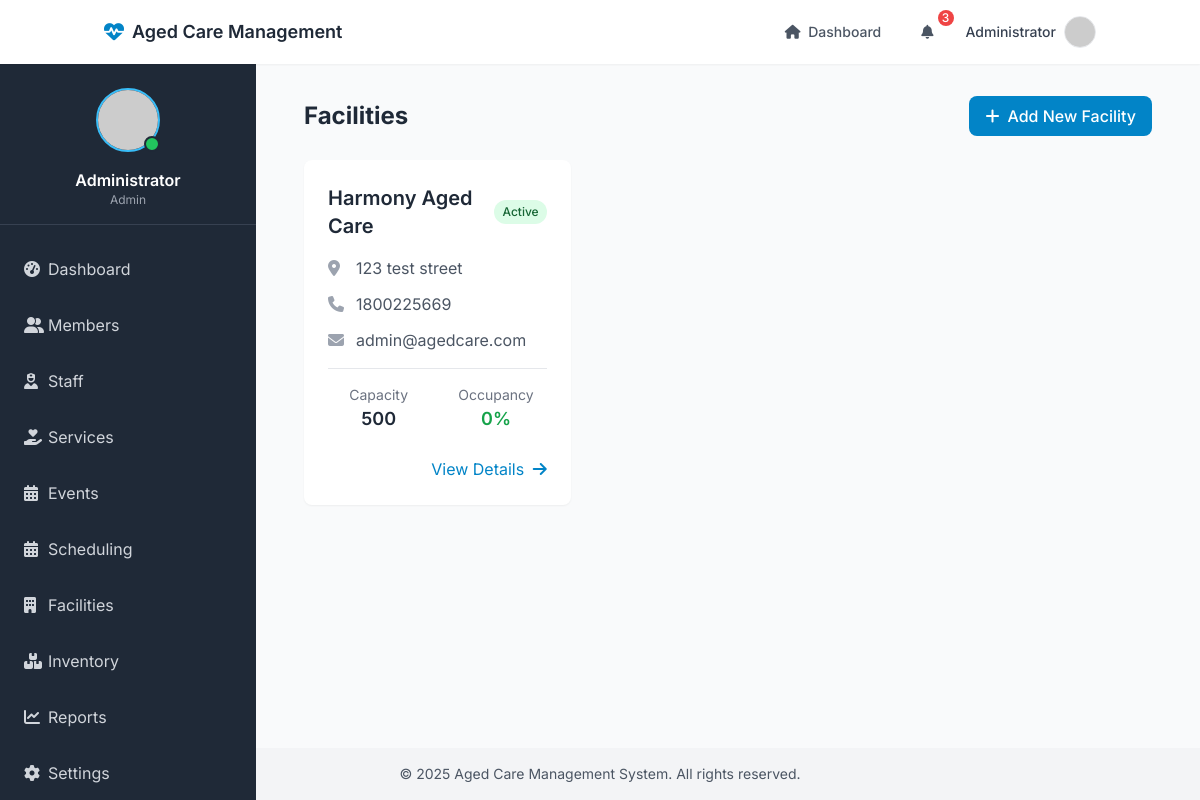
The app's page /facilities/ (signed in) with its own data.
### models/user.py (models this page shows, shortened)
class User(UserMixin, db.Model):
    __tablename__ = 'users'
    id = db.Column(db.Integer, primary_key=True)
    name = db.Column(db.String(100), nullable=False)
    email = db.Column(db.String(100), unique=True, nullable=False)
    password_hash = db.Column(db.String(200), nullable=False)
    role = db.Column(db.String(20), default='staff')  # admin, staff, family
    is_active = db.Column(db.Boolean, default=True)
    created_at = db.Column(db.DateTime, default=datetime.utcnow)
    last_login = db.Column(db.DateTime)
    @property
    def password(self):
        raise AttributeError('password is not a readable attribute')

### models/facility.py (models this page shows, shortened)
class Facility(db.Model):
    id = db.Column(db.Integer, primary_key=True)
    name = db.Column(db.String(100), nullable=False)
    address = db.Column(db.String(200), nullable=False)
    phone = db.Column(db.String(20))
    email = db.Column(db.String(100))
    capacity = db.Column(db.Integer)
    manager_id = db.Column(db.Integer, db.ForeignKey('staff.id'))
    is_active = db.Column(db.Boolean, default=True)
    created_at = db.Column(db.DateTime, default=datetime.utcnow)
    updated_at = db.Column(db.DateTime, default=datetime.utcnow, onupdate=datetime.utcnow)
    rooms = db.relationship('Room', backref='facility', lazy=True)
    members = db.relationship('Member', backref='facility', lazy=True)

### routes/facilities.py (the view)
@facility_routes.route('/')
@login_required
def index():
    facilities = Facility.query.all()
    return render_template('facilities/index.html', facilities=facilities)

### templates/facilities/index.html (shortened to what this page needs)
{% extends "base.html" %}
{% block content %}
<div class="container mx-auto px-4">
    <div class="flex justify-between items-center mb-6">
        <h1 class="text-2xl font-bold text-gray-800">Facilities</h1>
        {% if current_user.role == 'admin' %}
        <a href="{{ url_for('facilities.create') }}"
           class="bg-primary-600 hover:bg-primary-700 text-white font-medium py-2 px-4 rounded-lg inline-flex items-center">
            <i class="fas fa-plus mr-2"></i>
            Add New Facility
        </a>
        {% endif %}
    </div>
    <div class="grid grid-cols-1 md:grid-cols-2 lg:grid-cols-3 gap-6">
        {% for facility in facilities %}
        <div class="bg-white rounded-lg shadow-sm overflow-hidden">
            <div class="p-6">
                <div class="flex items-center justify-between mb-4">
                    <h2 class="text-xl font-semibold text-gray-800">{{ facility.name }}</h2>
                    <span class="px-2 py-1 text-xs font-medium rounded-full
                               {% if facility.is_active %}
                                   bg-green-100 text-green-800
                               {% else %}
                                   bg-red-100 text-red-800
                               {% endif %}">
                        {{ 'Active' if facility.is_active else 'Inactive' }}
                    </span>
                </div>
                <div class="space-y-3 mb-4">
                    <div class="flex items-start">
                        <i class="fas fa-map-marker-alt text-gray-400 mt-1 w-5"></i>
                        <p class="text-gray-600 ml-2">{{ facility.address }}</p>
                    </div>
                    <div class="flex items-center">
                        <i class="fas fa-phone text-gray-400 w-5"></i>
                        <p class="text-gray-600 ml-2">{{ facility.phone }}</p>
                    </div>
                    <div class="flex items-center">
                        <i class="fas fa-envelope text-gray-400 w-5"></i>
                        <p class="text-gray-600 ml-2">{{ facility.email }}</p>
                    </div>
                </div>
                <div class="border-t border-gray-200 pt-4">
                    <div class="grid grid-cols-2 gap-4 text-center">
                        <div>
                            <p class="text-sm text-gray-500">Capacity</p>
                            <p class="text-lg font-semibold text-gray-800">{{ facility.capacity }}</p>
                        </div>
                        <div>
                            <p class="text-sm text-gray-500">Occupancy</p>
                            {% set occupancy = (facility.members|length / facility.capacity * 100)|round|int if facility.capacity > 0 else 0 %}
                            <p class="text-lg font-semibold
                                    {% if occupancy >= 90 %}text-red-600
                                    {% elif occupancy >= 75 %}text-yellow-600
                                    {% else %}text-green-600{% endif %}">
                                {{ occupancy }}%
                            </p>
                        </div>
                    </div>
                </div>
                <div class="mt-6 flex justify-end space-x-3">
                    <a href="{{ url_for('facilities.view', id=facility.id) }}"
                       class="text-primary-600 hover:text-primary-700">
                        View Details <i class="fas fa-arrow-right ml-1"></i>
                    </a>
                </div>
            </div>
        </div>
        {% endfor %}
    </div>
</div>
{% endblock %}

### templates/includes/navbar.html (shortened to what this page needs)
<nav class="bg-white shadow-sm">
    <div class="container mx-auto px-4">
        <div class="flex justify-between h-16">
            <div class="flex items-center">
                <a href="{{ url_for('dashboard.index') }}" class="flex items-center">
                    <i class="fas fa-heart-pulse text-xl text-primary-600 mr-2"></i>
                    <span class="text-gray-800 font-semibold text-lg">Aged Care Management</span>
                </a>
            </div>
            <div class="flex items-center">
                <div class="hidden md:flex items-center space-x-4">
                    <a href="{{ url_for('dashboard.index') }}" class="text-gray-600 hover:text-primary-600 px-3 py-2 rounded-md text-sm font-medium">
                        <i class="fas fa-home mr-1"></i> Dashboard
                    </a>
                    <div class="relative" x-data="{ open: false }">
                        <button @click="open = !open" class="text-gray-600 hover:text-primary-600 px-3 py-2 rounded-md text-sm font-medium focus:outline-none">
                            <i class="fas fa-bell mr-1"></i>
                            <span class="absolute -top-1 -right-1 bg-red-500 text-white text-xs w-4 h-4 rounded-full flex items-center justify-center">3</span>
                        </button>
                    </div>
                </div>
                <div class="ml-4 relative" x-data="{ open: false }">
                    <div>
                        <button @click="open = !open" class="flex items-center text-sm font-medium text-gray-700 hover:text-primary-600 focus:outline-none focus:ring-2 focus:ring-offset-2 focus:ring-primary-500" id="user-menu" aria-haspopup="true">
                            <span class="mr-2">{{ current_user.name }}</span>
                            <img class="h-8 w-8 rounded-full border border-gray-200" src="https://ui-avatars.com/api/?name={{ current_user.name }}&background=random" alt="User avatar">
                        </button>
                    </div>
                </div>
            </div>
        </div>
    </div>
</nav>

### templates/includes/sidebar.html (shortened to what this page needs)
<div id="sidebar" class="hidden md:flex flex-col w-64 bg-gray-800 text-white h-full overflow-hidden">
    <div class="p-4 border-b border-gray-700">
        <div class="flex items-center justify-center py-2">
            <div class="relative">
                <img class="h-16 w-16 rounded-full border-2 border-primary-400" src="https://ui-avatars.com/api/?name={{ current_user.name }}&background=0D8ABC&color=fff" alt="User avatar">
                <span class="absolute bottom-0 right-0 h-4 w-4 bg-green-500 rounded-full border-2 border-gray-800"></span>
            </div>
        </div>
        <div class="text-center mt-2">
            <h2 class="font-semibold">{{ current_user.name }}</h2>
            <p class="text-xs text-gray-400">{{ current_user.role|capitalize }}</p>
        </div>
    </div>
    <div class="py-4 flex-1">
        <ul>
            <li class="px-4 py-2">
                <a href="{{ url_for('dashboard.index') }}" class="flex items-center text-gray-300 hover:text-white hover:bg-gray-700 px-2 py-2 rounded-md transition duration-150">
                    <i class="fas fa-tachometer-alt w-6"></i>
                    <span>Dashboard</span>
                </a>
            </li>
            <li class="px-4 py-2">
                <a href="{{ url_for('members.index') }}" class="flex items-center text-gray-300 hover:text-white hover:bg-gray-700 px-2 py-2 rounded-md transition duration-150">
                    <i class="fas fa-user-group w-6"></i>
                    <span>Members</span>
                </a>
            </li>
            <li class="px-4 py-2">
                <a href="{{ url_for('staff.index') }}" class="flex items-center text-gray-300 hover:text-white hover:bg-gray-700 px-2 py-2 rounded-md transition duration-150">
                    <i class="fas fa-user-nurse w-6"></i>
                    <span>Staff</span>
                </a>
            </li>
            <li class="px-4 py-2">
                <a href="{{ url_for('services.index') }}" class="flex items-center text-gray-300 hover:text-white hover:bg-gray-700 px-2 py-2 rounded-md transition duration-150">
                    <i class="fas fa-hand-holding-heart w-6"></i>
                    <span>Services</span>
                </a>
            </li>
            <li class="px-4 py-2">
                <a href="{{ url_for('events.index') }}" class="flex items-center text-gray-300 hover:text-white hover:bg-gray-700 px-2 py-2 rounded-md transition duration-150">
                    <i class="fas fa-calendar-days w-6"></i>
                    <span>Events</span>
                </a>
            </li>
            <li class="px-4 py-2">
                <a href="{{ url_for('scheduling.index') }}" class="flex items-center text-gray-300 hover:text-white hover:bg-gray-700 px-2 py-2 rounded-md transition duration-150">
                    <i class="fas fa-calendar-alt w-6"></i>
                    <span>Scheduling</span>
                </a>
            </li>
            <li class="px-4 py-2">
                <a href="{{ url_for('facilities.index') }}" class="flex items-center text-gray-300 hover:text-white hover:bg-gray-700 px-2 py-2 rounded-md transition duration-150">
                    <i class="fas fa-building w-6"></i>
                    <span>Facilities</span>
                </a>
            </li>
            <li class="px-4 py-2">
                <a href="{{ url_for('inventory.index') }}" class="flex items-center text-gray-300 hover:text-white hover:bg-gray-700 px-2 py-2 rounded-md transition duration-150">
                    <i class="fas fa-boxes-stacked w-6"></i>
                    <span>Inventory</span>
                </a>
            </li>
            {% if current_user.role == 'admin' %}
            <li class="px-4 py-2">
                <a href="#" class="flex items-center text-gray-300 hover:text-white hover:bg-gray-700 px-2 py-2 rounded-md transition duration-150">
                    <i class="fas fa-chart-line w-6"></i>
                    <span>Reports</span>
                </a>
            </li>
            <li class="px-4 py-2">
                <a href="#" class="flex items-center text-gray-300 hover:text-white hover:bg-gray-700 px-2 py-2 rounded-md transition duration-150">
                    <i class="fas fa-cog w-6"></i>
                    <span>Settings</span>
                </a>
            </li>
            {% endif %}
        </ul>
    </div>
</div>

### templates/base.html (style rules this page uses)
html { scroll-behavior: smooth; }

### records on screen
User: name "Administrator", role "Admin"
Facility: name "Harmony Aged Care", is_active "Active", address "123 test street", phone "1800225669", email "admin@agedcare.com", capacity "500", occupancy "0"
